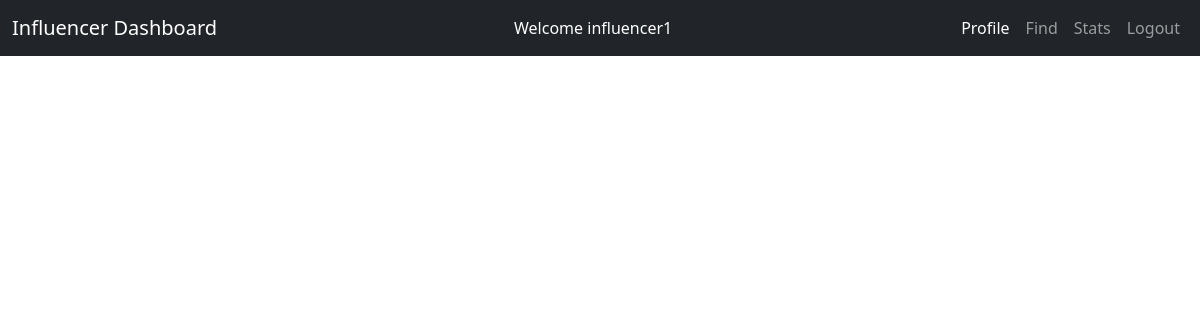
The page /influencer/dashboard (signed in) on the database as committed earlier.
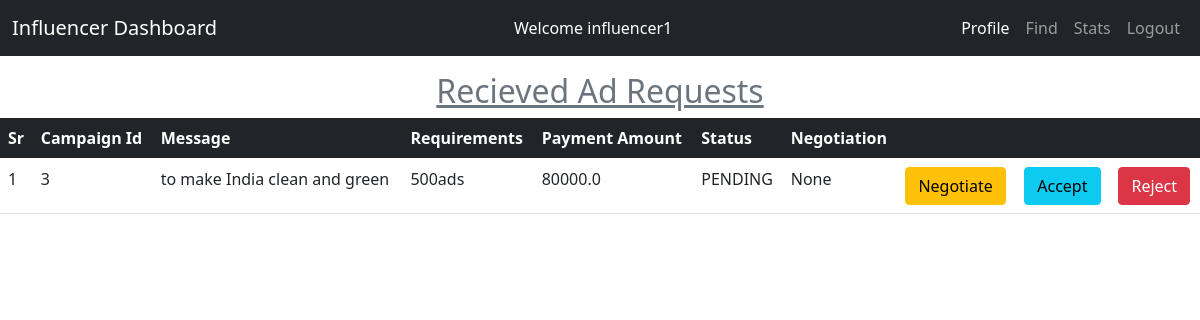
The same page on the database as committed later.
### models/model.py (models this page shows, shortened)
class AdRequest(db.Model):
  __tablename__ = 'adrequests'
  adrequest_id = db.Column(db.Integer, autoincrement=True, primary_key=True)
  message = db.Column(db.String(200), nullable=False)
  requirements = db.Column(db.String(200), nullable=False)
  payment_amount = db.Column(db.Float, nullable=False)
  status = db.Column(db.String(200), nullable=False)
  campaign_id = db.Column(db.String(200),
                          db.ForeignKey("campaigns.campaign_id"),
                          nullable=False)
  influencer_id = db.Column(db.String(200),
                            db.ForeignKey("influencers.influencer_id"))
  create_date = db.Column(db.DateTime, default=datetime.now(timezone.utc))
  negotiation=db.Column(db.String(400))# negotiation by influencer

### controllers/influencer.py (the view)
@app.route('/influencer/dashboard')
def influencerdashboard():
  id=session['user_id']
  adrequests=AdRequest.query.filter_by(influencer_id=id).all()
  return render_template('/influencer/influencer_dashboard_display.html',adrequests=adrequests)

### templates/influencer/influencer_dashboard_display.html (shortened to what this page needs)
{% extends '/influencer/influencer_dashboard.html' %}
{% block content %}
<div>
  {% if adrequests %}
   <h2 class='text-secondary text-center mt-3'><u>Recieved Ad Requests</u></h2>
   <table class='table table-responsive'>
     <thead class='bg-dark text-white'>
     <tr>
       <th>Sr</th>
       <th>Campaign Id</th>
       <th>Message</th>
       <th>Requirements</th>
       <th>Payment Amount</th>
       <th>Status</th>
       <th>Negotiation</th>
        <th colspan=3></th>
     </tr></thead>
     {% for adrequest in adrequests %}
     <tr>
       <td>{{loop.index}}</td>
       <td>{{ adrequest.campaign_id  }}</td>
     <td>{{ adrequest.message  }}</td>
       <td>{{ adrequest.requirements   }}</td>
       <td>{{ adrequest.payment_amount  }}</td>
       <td>{{ adrequest.status }}</td>
       <td>{{adrequest.negotiation}}</td>
       <td>
         <button type="button" class="btn btn-warning" data-bs-toggle="modal" data-bs-target="#negotiate" onclick='fetchId("{{adrequest.adrequest_id}}")'>
         Negotiate
         </button>
       <td><a type="button" href='#' class="btn btn-info">Accept</a></td>
       <td><a type="button" href='#' class="btn btn-danger">Reject</a></td>
     </tr>
     {% endfor %}
   </table>
   {% endif %}
</div>
{% endblock %}

### templates/influencer/influencer_dashboard.html (shortened to what this page needs)
<!doctype html>
<html lang="en">
  <head>
    {% block head %}
    <link href="https://cdn.jsdelivr.net/npm/bootstrap@5.0.2/dist/css/bootstrap.min.css" rel="stylesheet">
    {% endblock %}
  </head>
  <body>
    <nav class="navbar navbar-expand-lg navbar-dark bg-dark">
      <div class="container-fluid">
        <a class="navbar-brand" href="/influencer/dashboard">Influencer Dashboard</a>
        <div class="collapse navbar-collapse" id="navbarSupportedContent">
          <ul class="navbar-nav ms-auto mb-2 mb-lg-0">
            <li class="nav-item">
                <a class="nav-link active" href="/influencer/profile">Welcome {{session['user_id']}}</a>
            </li></ul>
          <ul class="navbar-nav ms-auto mb-2 mb-lg-0">
            <li class="nav-item">
              <a class="nav-link active" aria-current="page" href="/influencer/profile">Profile</a>
            </li>
            <li class="nav-item">
              <a class="nav-link" href="/influencer/find">Find</a>
            </li>
            <li class="nav-item">
              <a class="nav-link" href="/influencer/stats">Stats</a>
            </li>
            <li class="nav-item">
              <a class="nav-link" href="/influencer/logout">Logout</a>
            </li>
          </ul>
        </div>
      </div>
    </nav>
    {% block content %}
    {% endblock %}
  </body>
</html>

Rows that differ between the two databases and show on the page:
now on this page (row edited): AdRequest: user_id "influencer1", campaign_id "3", message "to make India clean and green", requirements "500ads", payment_amount "80000.0", status "PENDING", negotiation "None"
Other text that changed with them:
{{ session['user_id'] }}: "influencer1" → (not shown)
text now shown: "Recieved Ad Requests Sr Campaign Id Message Requirements Payment Amount Status Negotiation"
